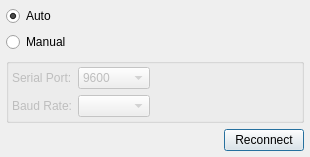
<?xml version="1.0" encoding="UTF-8"?>
<ui version="4.0">
 <class>SerialSearchAndConnectDialog</class>
 <widget class="QDialog" name="SerialSearchAndConnectDialog">
  <property name="windowModality">
   <enum>Qt::ApplicationModal</enum>
  </property>
  <property name="geometry">
   <rect>
    <x>0</x>
    <y>0</y>
    <width>310</width>
    <height>155</height>
   </rect>
  </property>
  <property name="sizePolicy">
   <sizepolicy hsizetype="Expanding" vsizetype="Preferred">
    <horstretch>0</horstretch>
    <verstretch>0</verstretch>
   </sizepolicy>
  </property>
  <property name="windowTitle">
   <string>Preferences</string>
  </property>
  <property name="modal">
   <bool>true</bool>
  </property>
  <layout class="QHBoxLayout" name="horizontalLayout">
   <property name="leftMargin">
    <number>6</number>
   </property>
   <property name="topMargin">
    <number>6</number>
   </property>
   <property name="rightMargin">
    <number>6</number>
   </property>
   <property name="bottomMargin">
    <number>6</number>
   </property>
   <item>
    <layout class="QVBoxLayout" name="verticalLayout">
     <property name="spacing">
      <number>6</number>
     </property>
     <item>
      <widget class="QRadioButton" name="autoRadio">
       <property name="text">
        <string>Auto</string>
       </property>
       <property name="checked">
        <bool>true</bool>
       </property>
       <attribute name="buttonGroup">
        <string notr="true">buttonGroup</string>
       </attribute>
      </widget>
     </item>
     <item>
      <widget class="QRadioButton" name="manualRadio">
       <property name="text">
        <string>Manual</string>
       </property>
       <attribute name="buttonGroup">
        <string notr="true">buttonGroup</string>
       </attribute>
      </widget>
     </item>
     <item>
      <widget class="QGroupBox" name="manualGroupBox">
       <property name="enabled">
        <bool>false</bool>
       </property>
       <property name="title">
        <string/>
       </property>
       <layout class="QFormLayout" name="formLayout">
        <property name="fieldGrowthPolicy">
         <enum>QFormLayout::FieldsStayAtSizeHint</enum>
        </property>
        <property name="formAlignment">
         <set>Qt::AlignLeading|Qt::AlignLeft|Qt::AlignTop</set>
        </property>
        <property name="horizontalSpacing">
         <number>-1</number>
        </property>
        <property name="leftMargin">
         <number>3</number>
        </property>
        <property name="topMargin">
         <number>3</number>
        </property>
        <property name="rightMargin">
         <number>3</number>
        </property>
        <property name="bottomMargin">
         <number>3</number>
        </property>
        <item row="0" column="0">
         <widget class="QLabel" name="portLbl">
          <property name="text">
           <string>Serial Port:</string>
          </property>
          <property name="buddy">
           <cstring>portComboBox</cstring>
          </property>
         </widget>
        </item>
        <item row="0" column="1">
         <widget class="QComboBox" name="baudComboBox">
          <property name="enabled">
           <bool>false</bool>
          </property>
          <property name="sizePolicy">
           <sizepolicy hsizetype="Expanding" vsizetype="Fixed">
            <horstretch>0</horstretch>
            <verstretch>0</verstretch>
           </sizepolicy>
          </property>
          <property name="sizeAdjustPolicy">
           <enum>QComboBox::AdjustToContentsOnFirstShow</enum>
          </property>
          <item>
           <property name="text">
            <string>9600</string>
           </property>
          </item>
          <item>
           <property name="text">
            <string>57600</string>
           </property>
          </item>
          <item>
           <property name="text">
            <string>115200</string>
           </property>
          </item>
         </widget>
        </item>
        <item row="1" column="0">
         <widget class="QLabel" name="label">
          <property name="text">
           <string>Baud Rate:</string>
          </property>
          <property name="buddy">
           <cstring>baudComboBox</cstring>
          </property>
         </widget>
        </item>
        <item row="1" column="1">
         <widget class="QComboBox" name="portComboBox">
          <property name="enabled">
           <bool>false</bool>
          </property>
          <property name="sizePolicy">
           <sizepolicy hsizetype="Expanding" vsizetype="Fixed">
            <horstretch>0</horstretch>
            <verstretch>0</verstretch>
           </sizepolicy>
          </property>
          <property name="sizeAdjustPolicy">
           <enum>QComboBox::AdjustToContents</enum>
          </property>
         </widget>
        </item>
       </layout>
      </widget>
     </item>
     <item>
      <layout class="QHBoxLayout" name="horizontalLayout_2">
       <property name="spacing">
        <number>0</number>
       </property>
       <item>
        <spacer name="horizontalSpacer">
         <property name="orientation">
          <enum>Qt::Horizontal</enum>
         </property>
         <property name="sizeHint" stdset="0">
          <size>
           <width>40</width>
           <height>20</height>
          </size>
         </property>
        </spacer>
       </item>
       <item>
        <widget class="QPushButton" name="reconnectBtn">
         <property name="text">
          <string>Reconnect</string>
         </property>
        </widget>
       </item>
      </layout>
     </item>
    </layout>
   </item>
  </layout>
 </widget>
 <resources/>
 <connections/>
 <buttongroups>
  <buttongroup name="buttonGroup"/>
 </buttongroups>
</ui>
